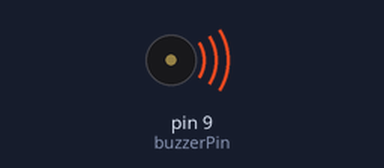
Recording of a sketch running on a simulated Arduino Uno, built with avr-gcc and run on an emulated ATmega328P. Parts: buzzer (waves = sounding).

Above: at 0.7 s.
At 5.2 s:
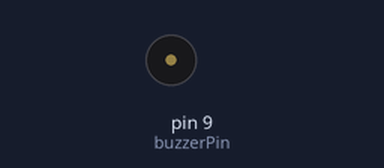
Timing chart, 0 to 6.9 s (numbered marks = the images above):
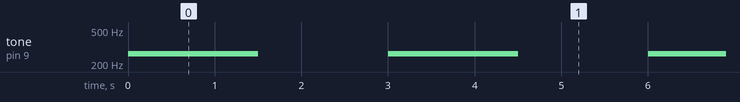

Measured:
- by itself, tone on pin 9 (buzzerPin): alternates 262 Hz for 1.5 s and silent for 1.5 s

The sketch:

buzzer.ino
```cpp
int buzzerPin = 9;


void setup()
{
  pinMode(buzzerPin, OUTPUT);
}

void loop()
{
  int duration;
  duration= 1500;
  tone(buzzerPin, 262, duration);
  delay(duration);
  noTone(duration);
  delay(duration);
}

/*
 * note  frequency
 * c     262 Hz
 * d     294 Hz
 * e     330 Hz
 * f     349 Hz
 * g     392 Hz
 * a     440 Hz
 * b     494 Hz
 * C     523 Hz
 */
```
